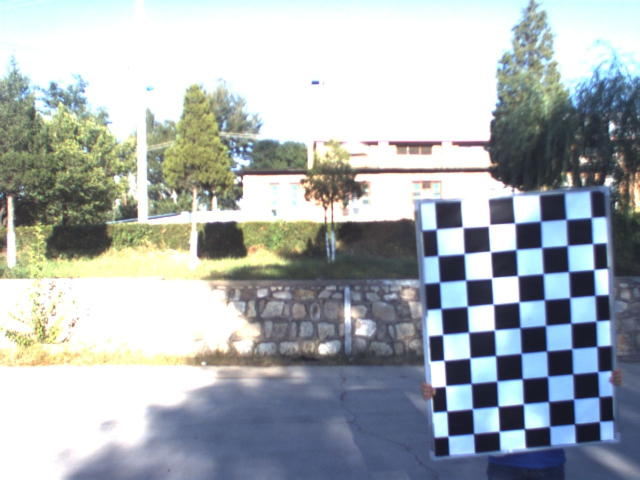
#> input picture src/lidar_camera_calibration/calibration_data/lidar_camera_calibration/rgb_left_pcd/0.jpg, 1280 x 960 px (shown at 1/2 size)
$ python -i checkerboard.py   (imports and definitions only)   (older library calls are emulated)
#> lines starting #> are read from the running program, lines starting #| are printed output that depends on the picture
#!/usr/bin/env python3

import numpy as np
from scipy import signal
from scipy.spatial import cKDTree
from numpy import pi
from scipy.cluster.vq import kmeans
import cv2

try:
    import gputools
    GPUTOOLS = True
except:
    GPUTOOLS = False


def create_correlation_patch(angle_1,angle_2,radius):

    # width and height
    width  = radius*2+1
    height = radius*2+1

    # initialize template
    template = []
    for i in range(4):
        x = np.zeros((height, width))
        template.append(x)

    # midpoint
    mu = radius
    mv = radius

    # compute normals from angles
    n1 = [-np.sin(angle_1), np.cos(angle_1)]
    n2 = [-np.sin(angle_2), np.cos(angle_2)]

    # for all points in template do
    for u in range(width):
        for v in range(height):
            # vector
            vec  = [u-mu, v-mv]
            dist = np.linalg.norm(vec)

            # check on which side of the normals we are
            s1 = np.dot(vec, n1)
            s2 = np.dot(vec, n2)

            if dist <= radius:
                if s1 <= -0.1 and s2 <= -0.1:
                    template[0][v,u] = 1
                elif s1 >= 0.1 and s2 >= 0.1:
                    template[1][v,u] = 1
                elif s1 <= -0.1 and s2 >= 0.1:
                    template[2][v,u] = 1
                elif s1 >= 0.1 and s2 <= -0.1:
                    template[3][v,u] = 1

    # # normalize
    for i in range(4):
        template[i] /= np.sum(template[i])

    return template

def detect_corners_template(gray, template, mode='same'):
    img_corners = [None]*4
    for i in range(4):
        if GPUTOOLS and mode == 'same':
            img_corners[i] = gputools.convolve(gray, template[i])
        else:
            img_corners[i] = signal.convolve(gray, template[i], mode=mode)

    img_corners_mu = np.mean(img_corners, axis=0)

    arr = np.array([img_corners[0]-img_corners_mu, img_corners[1]-img_corners_mu,
                    img_corners_mu-img_corners[2], img_corners_mu-img_corners[3]])
    # case 1: a=white, b=black
    img_corners_1 = np.min(arr, axis=0)

    # case 2: b=white, a=black
    img_corners_2 = np.min(-arr, axis=0)

    # combine both
    img_corners = np.max([img_corners_1, img_corners_2], axis=0)

    return img_corners


TPROPS = [[0, pi/2], [pi/4, -pi/4],
          # [0, pi/4], [0, -pi/4],
          [pi/4, pi/2], [-pi/4, pi/2]]
          # [-3*pi/8, 3*pi/8], [-pi/8, pi/8],
          # [-pi/8, -3*pi/8], [pi/8, 3*pi/8]]
# TPROPS = [[0, pi/2], [0, -pi/4], [0, pi/4]]
RADIUS = [6, 8, 10]

def detect_corners(gray, radiuses=RADIUS):
    out = np.zeros(gray.shape)

    for angle_1, angle_2 in TPROPS:
        for radius in radiuses:
            temp = create_correlation_patch(angle_1, angle_2, radius)
            corr = detect_corners_template(gray, temp)
            out = np.max([corr, out], axis=0)

    return out

# [135 lines left out: functions get_corner_candidates, non_maximum_suppression, solve_patch_corner, get_angle_modes, score_corners, refine_corners, not called in this run]


def normalize_image(img):
    if len(img.shape) > 2:
        gray = cv2.cvtColor(img, cv2.COLOR_BGR2GRAY)
    else:
        gray = img
    blur_size = int(np.sqrt(gray.size) / 2)
    grayb = cv2.GaussianBlur(gray, (3,3), 1)
    gray_mean = cv2.blur(grayb, (blur_size, blur_size))
    diff = (np.float32(grayb)-gray_mean) / 255.0
    diff = np.clip(diff, -0.2, 0.2)+0.2
    diff = (diff - np.min(diff)) / (np.max(diff) - np.min(diff))
    return diff

# [131 lines left out: functions checkerboard_score, make_mask_line, reorder_checkerboard, trim_picture, not called in this run]

def detect_checkerboard(gray, size=(9,6), winsize=9, trim=False):
    if trim:
        gray, crop_start = trim_picture(gray)
        if gray is None:
            return None, 1.0
    else:
        crop_start = [0,0]

    diff = normalize_image(gray)
    radiuses = [winsize+3]
    if winsize >= 8:
        radiuses.append(winsize-3)

    corr = detect_corners(diff, radiuses=radiuses)

    corrb = cv2.GaussianBlur(corr, (7,7),3)
    corners = get_corner_candidates(corrb, winsize+2, np.max(corrb)*0.2)
    if len(corners) < size[0]*size[1]:
        return None, 1.0

    corners = non_maximum_suppression(corners, winsize-2)
    corners_sp = refine_corners(corners, diff, winsize=winsize+2)
    # [4 lines of commented-out code are left out]

    scores = corners_sp[:, 2]

    num_corners = size[0]*size[1]

    if len(corners_sp) < size[0]*size[1]:
        return None, 1.0

    best_ix = np.argsort(-scores)[:num_corners+3]
    best_corners = corners_sp[np.sort(best_ix)]
    best_corners, max_dist = reorder_checkerboard(best_corners, diff, size)

    check_score = checkerboard_score(best_corners, size)

    if len(np.unique(best_corners, axis=0)) < num_corners:
        check_score = 1

    if np.isnan(check_score) or check_score > 0.3:
        # print('trying with extra points...')
        best_ix = np.argsort(-scores)[:num_corners+10]
        best_corners = corners_sp[np.sort(best_ix)]
        best_corners, max_dist = reorder_checkerboard(best_corners, diff, size)
        check_score = checkerboard_score(best_corners, size)

    # [5 lines of commented-out code are left out]

    corners_opencv = np.copy(best_corners[:, :2])
    corners_opencv[:, 0] = best_corners[:, 1] + crop_start[1]
    corners_opencv[:, 1] = best_corners[:, 0] + crop_start[0]

    corners_opencv = corners_opencv[:, None]

    if check_score > 0.3 \
       or len(best_corners) < num_corners \
       or max_dist > winsize*3:
        return None, 1.0
    else:
        return corners_opencv, check_score

>>> import cv2
>>> picture = cv2.imread('../calibration_data/lidar_camera_calibration/rgb_left_pcd/0.jpg', cv2.IMREAD_GRAYSCALE)
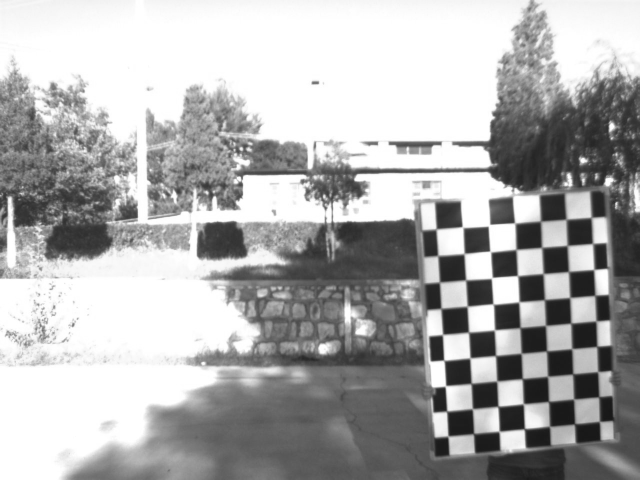
#> picture: shape (960, 1280) (shown at 1/2 size); min 22, max 255, mean 173.9
>>> result = detect_checkerboard(picture)
#> in normalize_image, `gray_mean = cv2.blur(grayb, (blur_size, blur_size))`:
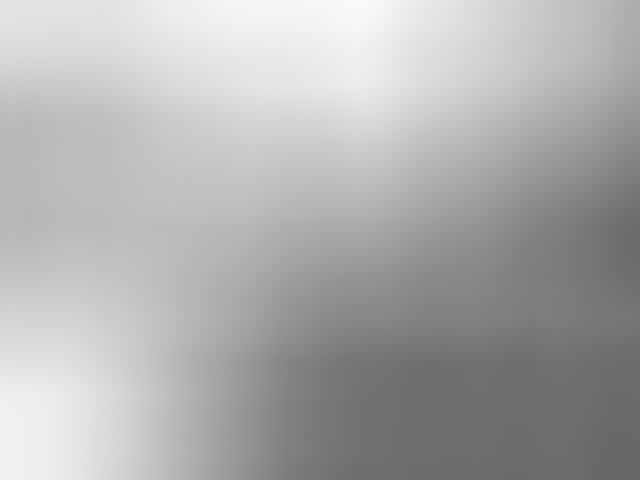
#> gray_mean: shape (960, 1280) (shown at 1/2 size); min 102, max 250, mean 174
#> in normalize_image, `diff = (np.float32(grayb)-gray_mean) / 255.0`:
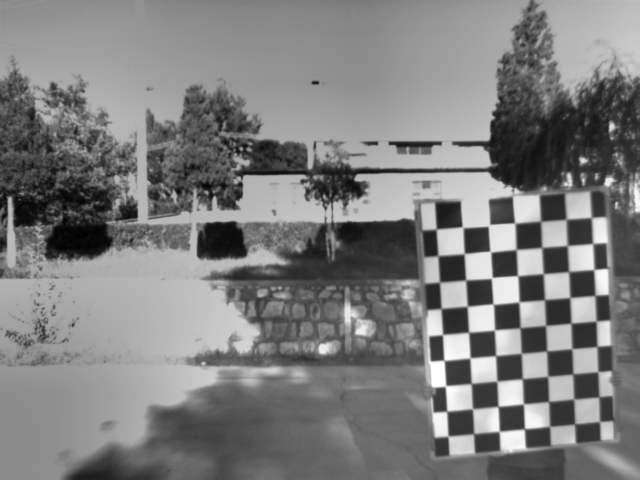
#> diff: shape (960, 1280) float32 (shown at 1/2 size); min -0.557, max 0.569, mean -0.000359; drawn with min black and max white
#> in normalize_image, `diff = np.clip(diff, -0.2, 0.2)+0.2`:
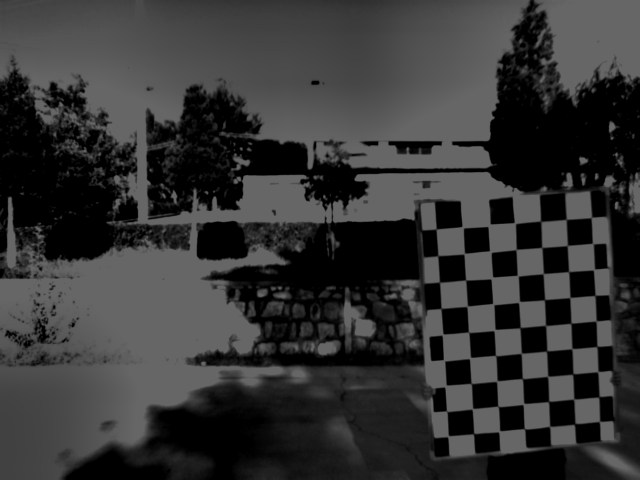
#> diff: shape (960, 1280) float32 (shown at 1/2 size); min 0, max 0.4, mean 0.207
#> in normalize_image, `diff = (diff - np.min(diff)) / (np.max(diff) - np.min(diff))`:
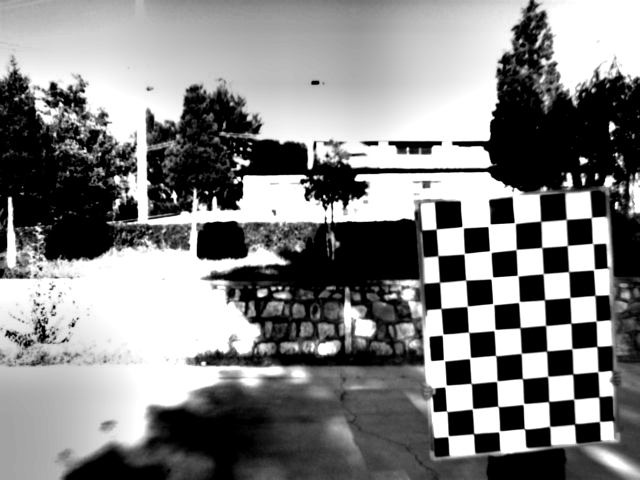
#> diff: shape (960, 1280) float32 (shown at 1/2 size); min 0, max 1, mean 0.517
#> after the loop in detect_corners, `for angle_1, angle_2 in TPROPS:`: out: shape (960, 1280) float64; every value is 0
#> (the run stopped early here; a loop or call above may not have finished)
